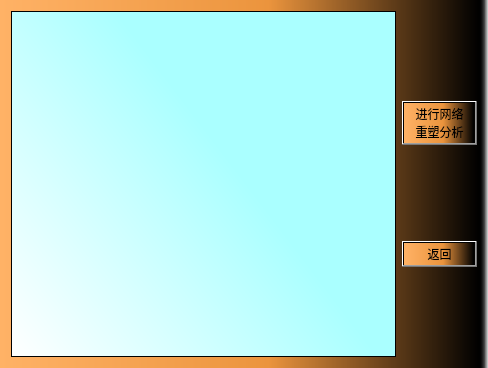
<?xml version="1.0" encoding="UTF-8"?>
<ui version="4.0">
 <class>stone</class>
 <widget class="QWidget" name="stone">
  <property name="geometry">
   <rect>
    <x>0</x>
    <y>0</y>
    <width>488</width>
    <height>368</height>
   </rect>
  </property>
  <property name="windowTitle">
   <string>TNRP</string>
  </property>
  <property name="windowIcon">
   <iconset resource="resource.qrc">
    <normaloff>:/pic/resourse/icon.jpg</normaloff>:/pic/resourse/icon.jpg</iconset>
  </property>
  <property name="styleSheet">
   <string notr="true">background-color: qlineargradient(spread:pad, x1:0, y1:0, x2:1, y2:0, stop:0 rgba(255, 178, 102, 255), stop:0.55 rgba(235, 148, 61, 255), stop:0.98 rgba(0, 0, 0, 255), stop:1 rgba(0, 0, 0, 0));</string>
  </property>
  <layout class="QHBoxLayout" name="horizontalLayout">
   <item>
    <widget class="QTextBrowser" name="reshape">
     <property name="styleSheet">
      <string notr="true">background-color: qlineargradient(spread:pad, x1:0.724, y1:0.505591, x2:0, y2:1, stop:0.101695 rgba(170, 255, 255, 255), stop:1 rgba(255, 255, 255, 255));</string>
     </property>
    </widget>
   </item>
   <item>
    <layout class="QVBoxLayout" name="verticalLayout">
     <item>
      <widget class="QPushButton" name="go">
       <property name="styleSheet">
        <string notr="true">background-image: url(:/pic/resourse/bullet.jpg);
font: 75 12pt &quot;黑体&quot;;
</string>
       </property>
       <property name="text">
        <string>进行网络
重塑分析</string>
       </property>
      </widget>
     </item>
     <item>
      <widget class="QPushButton" name="back">
       <property name="styleSheet">
        <string notr="true">background-image: url(:/pic/resourse/bullet.jpg);
font: 75 12pt &quot;黑体&quot;;
</string>
       </property>
       <property name="text">
        <string>返回</string>
       </property>
      </widget>
     </item>
    </layout>
   </item>
  </layout>
 </widget>
 <resources>
  <include location="resource.qrc"/>
 </resources>
 <connections/>
</ui>
